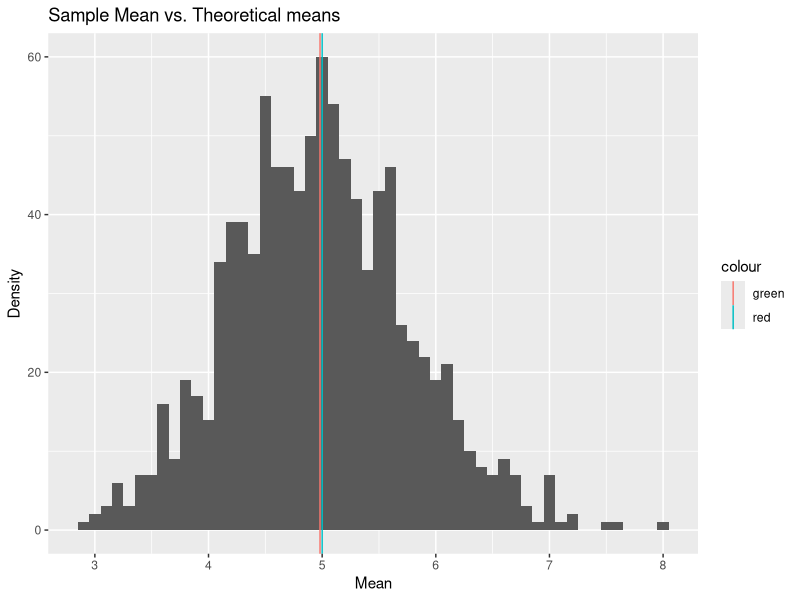
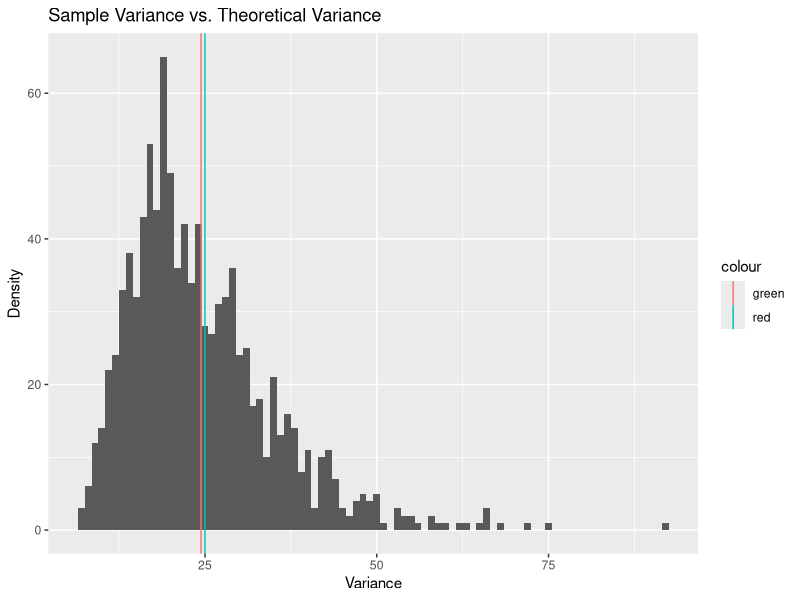
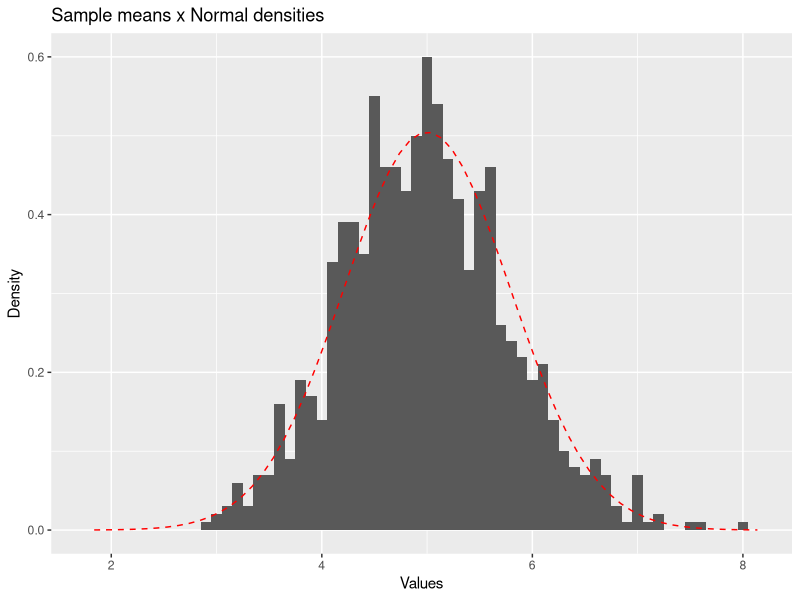

Reproduce these figures in R, in order.
## ---- chunk 1
library(ggplot2)
library(knitr)
opts_chunk$set(cache=TRUE, fig.align = "center")
## ---- chunk 2
lambda <- 0.2
n <- 40
theoretical_mean <- 1 / lambda
theoretical_sd <- 1 / lambda
standard_error <- theoretical_sd / sqrt(n)
## ---- chunk 3
nosim <- 1000
data <- rexp(n * nosim, lambda)
matrix <- matrix(data, nosim)
## ---- chunk 4
sample_mean <- data.frame(mean=apply(matrix, 1, mean))

g <- ggplot(sample_mean, aes(mean)) +
    geom_histogram(binwidth=.1) +
    geom_vline(aes(xintercept=theoretical_mean, colour="red")) +
    geom_vline(aes(xintercept=mean(data), colour="green")) +
    ggtitle("Sample Mean vs. Theoretical means") +
    xlab("Mean") +
    ylab("Density")

print(g)
## ---- chunk 5
sample_variance <- data.frame(var=apply(matrix, 1, var))

g1 <- ggplot(sample_variance, aes(var)) +
    geom_histogram(binwidth=1) +
    geom_vline(aes(xintercept=theoretical_sd ^ 2, colour="red")) +
    geom_vline(aes(xintercept=var(data), colour="green")) +
    ggtitle("Sample Variance vs. Theoretical Variance") +
    xlab("Variance") +
    ylab("Density")

print(g1)
## ---- chunk 6
seq <- seq(theoretical_mean - 4 * standard_error, theoretical_mean + 4 * standard_error, by=.1)
g <- ggplot(sample_mean, aes(mean)) +
    geom_histogram(aes(y=..density..), binwidth=.1) +
    geom_line(data=data.frame(x=seq, y=dnorm(seq,
                                             mean=theoretical_mean,
                                             sd=standard_error)),
                 aes(x, y), linetype="dashed", colour="red") +
    ggtitle("Sample means x Normal densities") +
    xlab("Values") +
    ylab("Density")
print(g)
